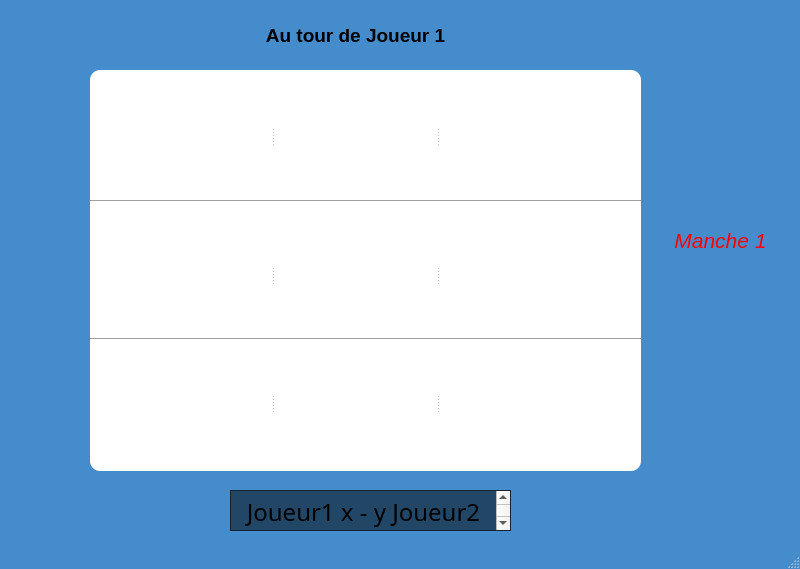
<?xml version="1.0" encoding="UTF-8"?>
<ui version="4.0">
 <class>MainWindow</class>
 <widget class="QMainWindow" name="MainWindow">
  <property name="geometry">
   <rect>
    <x>0</x>
    <y>0</y>
    <width>800</width>
    <height>569</height>
   </rect>
  </property>
  <property name="windowTitle">
   <string>MainWindow</string>
  </property>
  <property name="styleSheet">
   <string notr="true">#MainWindow {
	background-color: #448ccb ;
}</string>
  </property>
  <widget class="QWidget" name="centralwidget">
   <property name="styleSheet">
    <string notr="true">#centralwidget {
	background-color: #448ccb ;
}</string>
   </property>
   <widget class="QWidget" name="gridWidget" native="true">
    <property name="geometry">
     <rect>
      <x>90</x>
      <y>70</y>
      <width>551</width>
      <height>401</height>
     </rect>
    </property>
    <property name="styleSheet">
     <string notr="true">#gridWidget{
border-radius : 10px ;
padding : 10px ;
background-color : white ;

}</string>
    </property>
    <layout class="QGridLayout" name="gridLayout" rowstretch="0,0,0,0,0" columnstretch="0">
     <item row="3" column="0">
      <widget class="Line" name="line_2">
       <property name="baseSize">
        <size>
         <width>0</width>
         <height>43</height>
        </size>
       </property>
       <property name="orientation">
        <enum>Qt::Horizontal</enum>
       </property>
      </widget>
     </item>
     <item row="1" column="0">
      <widget class="Line" name="line">
       <property name="baseSize">
        <size>
         <width>0</width>
         <height>43</height>
        </size>
       </property>
       <property name="orientation">
        <enum>Qt::Horizontal</enum>
       </property>
      </widget>
     </item>
     <item row="2" column="0">
      <widget class="QWidget" name="row2" native="true">
       <widget class="QSplitter" name="splitter_2">
        <property name="geometry">
         <rect>
          <x>20</x>
          <y>20</y>
          <width>491</width>
          <height>91</height>
         </rect>
        </property>
        <property name="orientation">
         <enum>Qt::Horizontal</enum>
        </property>
        <widget class="QPushButton" name="pushButton4">
         <property name="styleSheet">
          <string notr="true">QPushButton {
background : none ;
border:none;
}</string>
         </property>
         <property name="text">
          <string/>
         </property>
        </widget>
        <widget class="QPushButton" name="pushButton5">
         <property name="styleSheet">
          <string notr="true">QPushButton {
background : none ;
border:none;
}</string>
         </property>
         <property name="text">
          <string/>
         </property>
        </widget>
        <widget class="QPushButton" name="pushButton6">
         <property name="styleSheet">
          <string notr="true">QPushButton {
background : none ;
border:none;
}</string>
         </property>
         <property name="text">
          <string/>
         </property>
        </widget>
       </widget>
      </widget>
     </item>
     <item row="4" column="0">
      <widget class="QWidget" name="row3" native="true">
       <widget class="QSplitter" name="splitter_3">
        <property name="geometry">
         <rect>
          <x>20</x>
          <y>10</y>
          <width>491</width>
          <height>91</height>
         </rect>
        </property>
        <property name="orientation">
         <enum>Qt::Horizontal</enum>
        </property>
        <widget class="QPushButton" name="pushButton7">
         <property name="styleSheet">
          <string notr="true">QPushButton {
background : none ;
border:none;
}</string>
         </property>
         <property name="text">
          <string/>
         </property>
        </widget>
        <widget class="QPushButton" name="pushButton8">
         <property name="styleSheet">
          <string notr="true">QPushButton {
background : none ;
border:none;
}</string>
         </property>
         <property name="text">
          <string/>
         </property>
        </widget>
        <widget class="QPushButton" name="pushButton9">
         <property name="styleSheet">
          <string notr="true">QPushButton {
background : none ;
border:none;
}</string>
         </property>
         <property name="text">
          <string/>
         </property>
        </widget>
       </widget>
      </widget>
     </item>
     <item row="0" column="0">
      <widget class="QWidget" name="row1" native="true">
       <widget class="QSplitter" name="splitter">
        <property name="geometry">
         <rect>
          <x>20</x>
          <y>20</y>
          <width>491</width>
          <height>91</height>
         </rect>
        </property>
        <property name="orientation">
         <enum>Qt::Horizontal</enum>
        </property>
        <widget class="QPushButton" name="pushButton1">
         <property name="enabled">
          <bool>true</bool>
         </property>
         <property name="styleSheet">
          <string notr="true">QPushButton {
background : none ;
border:none;
image : url(:/Mes images/Design/cercle.png)
}</string>
         </property>
         <property name="text">
          <string/>
         </property>
         <property name="checkable">
          <bool>true</bool>
         </property>
         <property name="autoExclusive">
          <bool>false</bool>
         </property>
        </widget>
        <widget class="QPushButton" name="pushButton2">
         <property name="styleSheet">
          <string notr="true">QPushButton {
background : none ;
border:none;
}</string>
         </property>
         <property name="text">
          <string/>
         </property>
        </widget>
        <widget class="QPushButton" name="pushButton3">
         <property name="styleSheet">
          <string notr="true">QPushButton {
background : none ;
border:none;
}</string>
         </property>
         <property name="text">
          <string/>
         </property>
        </widget>
       </widget>
      </widget>
     </item>
    </layout>
   </widget>
   <widget class="QLabel" name="label">
    <property name="geometry">
     <rect>
      <x>110</x>
      <y>20</y>
      <width>491</width>
      <height>31</height>
     </rect>
    </property>
    <property name="font">
     <font>
      <family>Microsoft YaHei UI</family>
      <pointsize>14</pointsize>
      <weight>75</weight>
      <bold>true</bold>
     </font>
    </property>
    <property name="text">
     <string>Au tour de Joueur 1</string>
    </property>
    <property name="alignment">
     <set>Qt::AlignCenter</set>
    </property>
   </widget>
   <widget class="QTextBrowser" name="textBrowser">
    <property name="geometry">
     <rect>
      <x>230</x>
      <y>490</y>
      <width>281</width>
      <height>41</height>
     </rect>
    </property>
    <property name="font">
     <font>
      <family>MV Boli</family>
      <pointsize>14</pointsize>
     </font>
    </property>
    <property name="styleSheet">
     <string notr="true">background-color: rgba(0, 0, 0,0.5);</string>
    </property>
    <property name="html">
     <string>&lt;!DOCTYPE HTML PUBLIC &quot;-//W3C//DTD HTML 4.0//EN&quot; &quot;http://www.w3.org/TR/REC-html40/strict.dtd&quot;&gt;
&lt;html&gt;&lt;head&gt;&lt;meta name=&quot;qrichtext&quot; content=&quot;1&quot; /&gt;&lt;style type=&quot;text/css&quot;&gt;
p, li { white-space: pre-wrap; }
&lt;/style&gt;&lt;/head&gt;&lt;body style=&quot; font-family:'MV Boli'; font-size:14pt; font-weight:400; font-style:normal;&quot;&gt;
&lt;p align=&quot;center&quot; style=&quot; margin-top:10px; margin-bottom:10px; margin-left:10px; margin-right:10px; -qt-block-indent:0; text-indent:0px;&quot;&gt;&lt;span style=&quot; font-family:'MS Shell Dlg 2'; font-size:18pt;&quot;&gt;Joueur1 x - y Joueur2 &lt;/span&gt;&lt;/p&gt;&lt;/body&gt;&lt;/html&gt;</string>
    </property>
   </widget>
   <widget class="QLabel" name="label_2">
    <property name="geometry">
     <rect>
      <x>650</x>
      <y>220</y>
      <width>141</width>
      <height>41</height>
     </rect>
    </property>
    <property name="font">
     <font>
      <family>Microsoft YaHei UI</family>
      <pointsize>16</pointsize>
      <weight>50</weight>
      <italic>true</italic>
      <bold>false</bold>
     </font>
    </property>
    <property name="styleSheet">
     <string notr="true">color : red ; </string>
    </property>
    <property name="text">
     <string>Manche 1</string>
    </property>
    <property name="alignment">
     <set>Qt::AlignCenter</set>
    </property>
   </widget>
  </widget>
  <widget class="QMenuBar" name="menubar">
   <property name="geometry">
    <rect>
     <x>0</x>
     <y>0</y>
     <width>800</width>
     <height>21</height>
    </rect>
   </property>
  </widget>
  <widget class="QStatusBar" name="statusbar"/>
 </widget>
 <resources>
  <include location="test.qrc"/>
 </resources>
 <connections/>
</ui>
